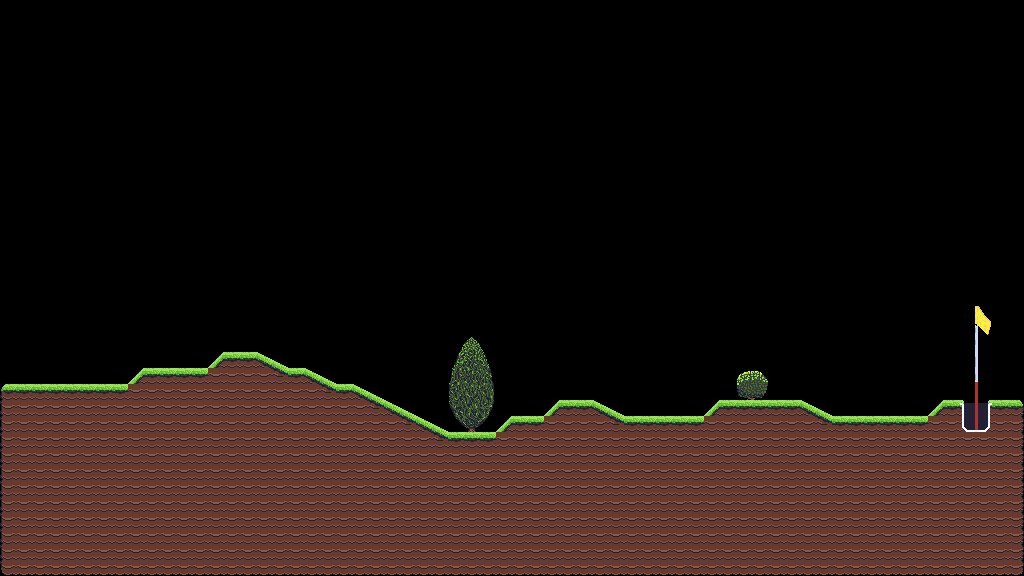

A level layout from a 2D game, rendered from its tile map. Below: a short description, then the map file with tile-grid data replaced by summaries:
An orthogonal 64x36 tile map with 16x16 px tiles, 1 tile layer (Level), 2 tilesets and 201 objects (120x collide, 2x finish, juniper, bushes).

<map version="1.10" tiledversion="1.11.1" orientation="orthogonal" renderorder="right-down" width="64" height="36" tilewidth="16" tileheight="16" infinite="0" nextlayerid="8" nextobjectid="7650">
 <tileset firstgid="1" name="prototype" tilewidth="16" tileheight="16" tilecount="128" columns="16">
  <image source="images/prototype.png" width="256" height="128" />
  <tile id="0" type="ground" />
  <tile id="1" type="ground" />
  <tile id="2" type="ground" />
  <tile id="3" type="ground" />
  <tile id="4" type="ground" />
 </tileset>
 <tileset firstgid="129" name="all2" tilewidth="16" tileheight="16" tilecount="210" columns="14">
  <image source="images/all2.png" width="224" height="244" />
 </tileset>
 <layer id="1" name="Level" width="64" height="36">
  <data>[2304 cells, 759 non-empty, 53 distinct tile ids]</data>
 </layer>
 <objectgroup id="7" name="Bushes_Leaf_Object">
  <object id="7496" name="juniper" x="448" y="336" width="51" height="94.5" />
  <object id="7636" name="bushes" x="736" y="368" width="32" height="32" />
 </objectgroup>
 <objectgroup id="6" name="Bushes_Object">
  <object id="7492" x="453.818" y="366.546">
   <polygon points="0,0 18,-28.7273 34,-0.181818" />
  </object>
  <object id="7493" x="453.909" y="367.647">
   <polygon points="0,0 34,-0.919192 38.9091,31.6202 -3.81818,32.1717" />
  </object>
  <object id="7494" x="449.909" y="400.553">
   <polygon points="0,0 42.8182,-0.643514 37.5455,15.5363 5.54545,15.7201" />
  </object>
  <object id="7495" x="456" y="416.916">
   <polygon points="0,0 31.0909,-0.280098 21,9.71007 11.1818,10.0835" />
  </object>
  <object id="7492" x="453.818" y="366.546">
   <polygon points="0,0 18,-28.7273 34,-0.181818" />
  </object>
  <object id="7493" x="453.909" y="367.647">
   <polygon points="0,0 34,-0.919192 38.9091,31.6202 -3.81818,32.1717" />
  </object>
  <object id="7494" x="449.909" y="400.553">
   <polygon points="0,0 42.8182,-0.643514 37.5455,15.5363 5.54545,15.7201" />
  </object>
  <object id="7495" x="456" y="416.916">
   <polygon points="0,0 31.0909,-0.280098 21,9.71007 11.1818,10.0835" />
  </object>
  <object id="7635" x="739" y="371.5" width="26.5" height="28.5" />
  <object id="7635" x="739" y="371.5" width="26.5" height="28.5" />
 </objectgroup>
 <objectgroup id="2" name="Ground_Object">
  <object id="7441" type="collide" x="0" y="384" width="16" height="16" />
  <object id="7442" type="collide" x="224" y="352" width="16" height="16" />
  <object id="7443" type="collide" x="240" y="352" width="16" height="16" />
  <object id="7444" type="collide" x="144" y="368" width="16" height="16" />
  <object id="7445" type="collide" x="160" y="368" width="16" height="16" />
  <object id="7446" type="collide" x="176" y="368" width="16" height="16" />
  <object id="7447" type="collide" x="192" y="368" width="16" height="16" />
  <object id="7448" type="collide" x="288" y="368" width="16" height="16" />
  <object id="7449" type="collide" x="16" y="384" width="16" height="16" />
  <object id="7450" type="collide" x="32" y="384" width="16" height="16" />
  <object id="7451" type="collide" x="48" y="384" width="16" height="16" />
  <object id="7452" type="collide" x="64" y="384" width="16" height="16" />
  <object id="7453" type="collide" x="80" y="384" width="16" height="16" />
  <object id="7454" type="collide" x="96" y="384" width="16" height="16" />
  <object id="7455" type="collide" x="112" y="384" width="16" height="16" />
  <object id="7456" type="collide" x="336" y="384" width="16" height="16" />
  <object id="7457" type="collide" x="560" y="400" width="16" height="16" />
  <object id="7458" type="collide" x="576" y="400" width="16" height="16" />
  <object id="7459" type="collide" x="720" y="400" width="16" height="16" />
  <object id="7460" type="collide" x="768" y="400" width="16" height="16" />
  <object id="7461" type="collide" x="784" y="400" width="16" height="16" />
  <object id="7462" type="collide" x="944" y="400" width="16" height="16" />
  <object id="7463" type="collide" x="992" y="400" width="16" height="16" />
  <object id="7464" type="collide" x="512" y="416" width="16" height="16" />
  <object id="7465" type="collide" x="528" y="416" width="16" height="16" />
  <object id="7466" type="collide" x="624" y="416" width="16" height="16" />
  <object id="7467" type="collide" x="640" y="416" width="16" height="16" />
  <object id="7468" type="collide" x="656" y="416" width="16" height="16" />
  <object id="7469" type="collide" x="672" y="416" width="16" height="16" />
  <object id="7470" type="collide" x="688" y="416" width="16" height="16" />
  <object id="7471" type="collide" x="832" y="416" width="16" height="16" />
  <object id="7472" type="collide" x="848" y="416" width="16" height="16" />
  <object id="7473" type="collide" x="864" y="416" width="16" height="16" />
  <object id="7474" type="collide" x="880" y="416" width="16" height="16" />
  <object id="7475" type="collide" x="896" y="416" width="16" height="16" />
  <object id="7476" type="collide" x="912" y="416" width="16" height="16" />
  <object id="7477" type="collide" x="0" y="560" width="16" height="16" />
  <object id="7478" type="collide" x="0" y="400" width="16" height="16" />
  <object id="7479" type="collide" x="0" y="416" width="16" height="16" />
  <object id="7480" type="collide" x="0" y="432" width="16" height="16" />
  <object id="7481" type="collide" x="0" y="448" width="16" height="16" />
  <object id="7482" type="collide" x="0" y="464" width="16" height="16" />
  <object id="7483" type="collide" x="0" y="480" width="16" height="16" />
  <object id="7484" type="collide" x="0" y="496" width="16" height="16" />
  <object id="7485" type="collide" x="0" y="512" width="16" height="16" />
  <object id="7486" type="collide" x="0" y="528" width="16" height="16" />
  <object id="7487" type="collide" x="0" y="544" width="16" height="16" />
  <object id="7497" x="256.261" y="352.261">
   <polygon points="0,0 15.4348,7.73913 1.17391,11.7826" />
  </object>
  <object id="7498" x="304.261" y="368.261">
   <polygon points="0,0 15.4348,7.73913 1.17391,11.7826" />
  </object>
  <object id="7499" x="352.261" y="384.261">
   <polygon points="0,0 15.4348,7.73913 1.17391,11.7826" />
  </object>
  <object id="7500" x="384.261" y="400.261">
   <polygon points="0,0 15.4348,7.73913 1.17391,11.7826" />
  </object>
  <object id="7501" x="592.261" y="400.261">
   <polygon points="0,0 15.4348,7.73913 1.17391,11.7826" />
  </object>
  <object id="7502" x="800.261" y="400.261">
   <polygon points="0,0 15.4348,7.73913 1.17391,11.7826" />
  </object>
  <object id="7503" x="416.261" y="416.261">
   <polygon points="0,0 15.4348,7.73913 1.17391,11.7826" />
  </object>
  <object id="7504" x="272.188" y="360.188">
   <polygon points="0,0 15.5938,7.71875 0.15625,11.6875" />
  </object>
  <object id="7505" x="320.188" y="376.188">
   <polygon points="0,0 15.5938,7.71875 0.15625,11.6875" />
  </object>
  <object id="7506" x="368.188" y="392.188">
   <polygon points="0,0 15.5938,7.71875 0.15625,11.6875" />
  </object>
  <object id="7507" x="400.188" y="408.188">
   <polygon points="0,0 15.5938,7.71875 0.15625,11.6875" />
  </object>
  <object id="7508" x="608.188" y="408.188">
   <polygon points="0,0 15.5938,7.71875 0.15625,11.6875" />
  </object>
  <object id="7509" x="816.188" y="408.188">
   <polygon points="0,0 15.5938,7.71875 0.15625,11.6875" />
  </object>
  <object id="7510" x="432.188" y="424.188">
   <polygon points="0,0 15.5938,7.71875 0.15625,11.6875" />
  </object>
  <object id="7511" type="collide" x="1008" y="560" width="16" height="16" />
  <object id="7513" type="collide" x="1008" y="416" width="16" height="16" />
  </objectgroup>
 <objectgroup id="3" name="Hole_Object">
  <!-- 8 objects omitted --></objectgroup>
 <objectgroup id="5" name="Spawn_Object">
  <!-- 1 objects omitted --></objectgroup>
</map>
<!-- 126 of 201 objects omitted -->
